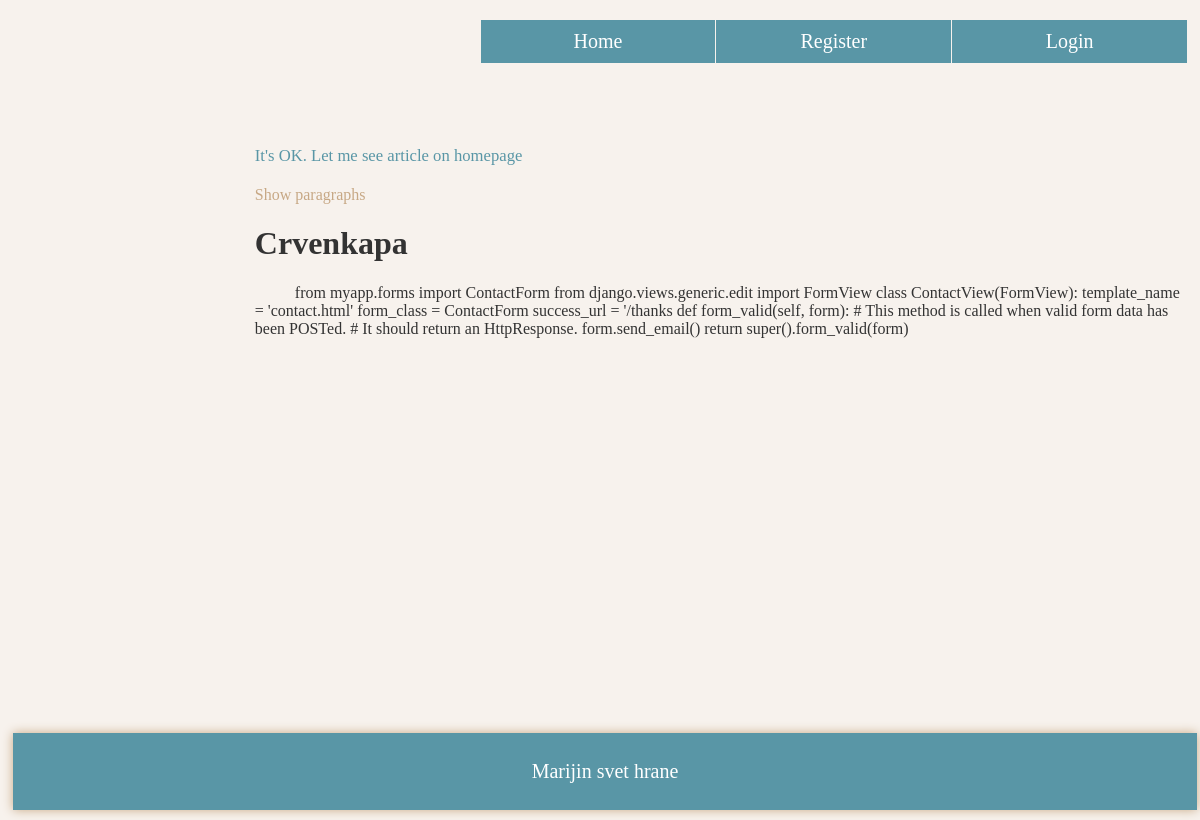
The app's page /post/4/ with its own data.
### blog/models.py (models this page shows, shortened)
class Post(models.Model):
    title = models.CharField(max_length=100)
    content = models.TextField()
    date_posted = models.DateTimeField(auto_now_add=True)
    author = models.ForeignKey(User, on_delete=models.CASCADE)

### blog/views.py (the view)
# urls.py: path('post/<int:pk>/', PostDetailView.as_view(), name='post-detail'),
class PostDetailView(DetailView):
	model=Post

### blog/templates/blog/post_detail.html (shortened to what this page needs)
{% extends 'blog/base.html' %}
{% block content %}
<div class='column main'>
	<div class='sort'><a href="{% url 'blog-home' %}"><small>It's OK. Let me see article on homepage</small></a></div>
	<div class='content'>
		<div class='detail_post'>
			<p class='read'><span onclick="f_paragraphs()">Show paragraphs</span> </p>
		<h1>{{ object.title }}</h1>
		<p id='arranged_content' style="text-indent: 40px">{{ object.content }}</p>
		</div>
	</div>
</div>
{% endblock content %}

### blog/static/blog/main.css (style rules this page uses)
html { background-color: #f7f2ed }
* { box-sizing: border-box; }
body { font-family: Palatino Linotype, "Palatino Linotype","Times New Roman", "Droid Serif", Roboto, Arial, Helvetica, sans-serif; }
html, body { height:100%; }
.column { padding: 10px; color: #333333; margin-top: 70px; float: right; }
.main { width: 80%; }
.sort a { color: #5996a6; font-size: 20px; text-decoration: none; padding:10px 0; text-align: left; }
.content { margin-top: 20px; }
p.read { color: #c7a885; transition: 1s; }
.detail_post { margin-bottom: 170px }

### records on screen
Post: title "Crvenkapa", content "from myapp.forms import ContactForm from django.views.generic.edit import FormView class ContactView(FormView): template_name = 'contact.html' form_class = ContactForm success_url = '/thanks def form_valid(self, form): # This method is called when valid form data has been POSTed. # It should return an HttpResponse. form.send_email() return super().form_valid(form)"
